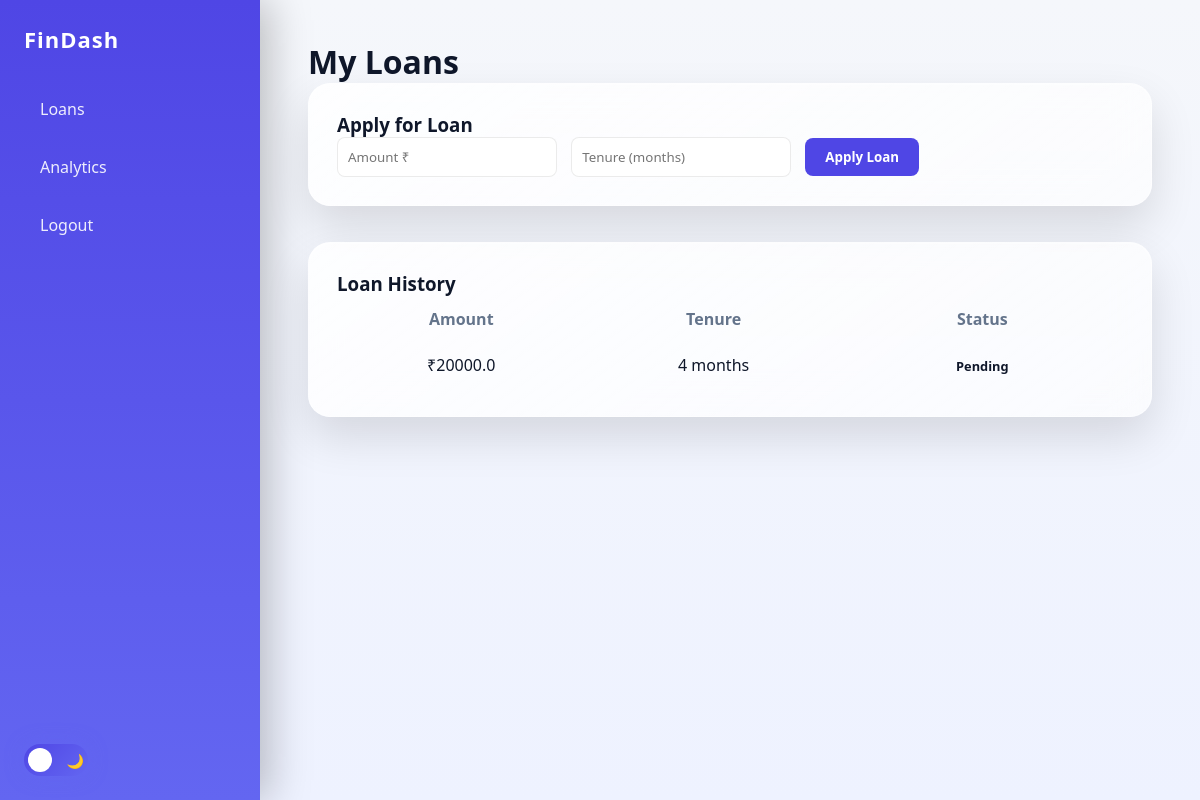
Page /user/dashboard (signed in) on the earlier database version.
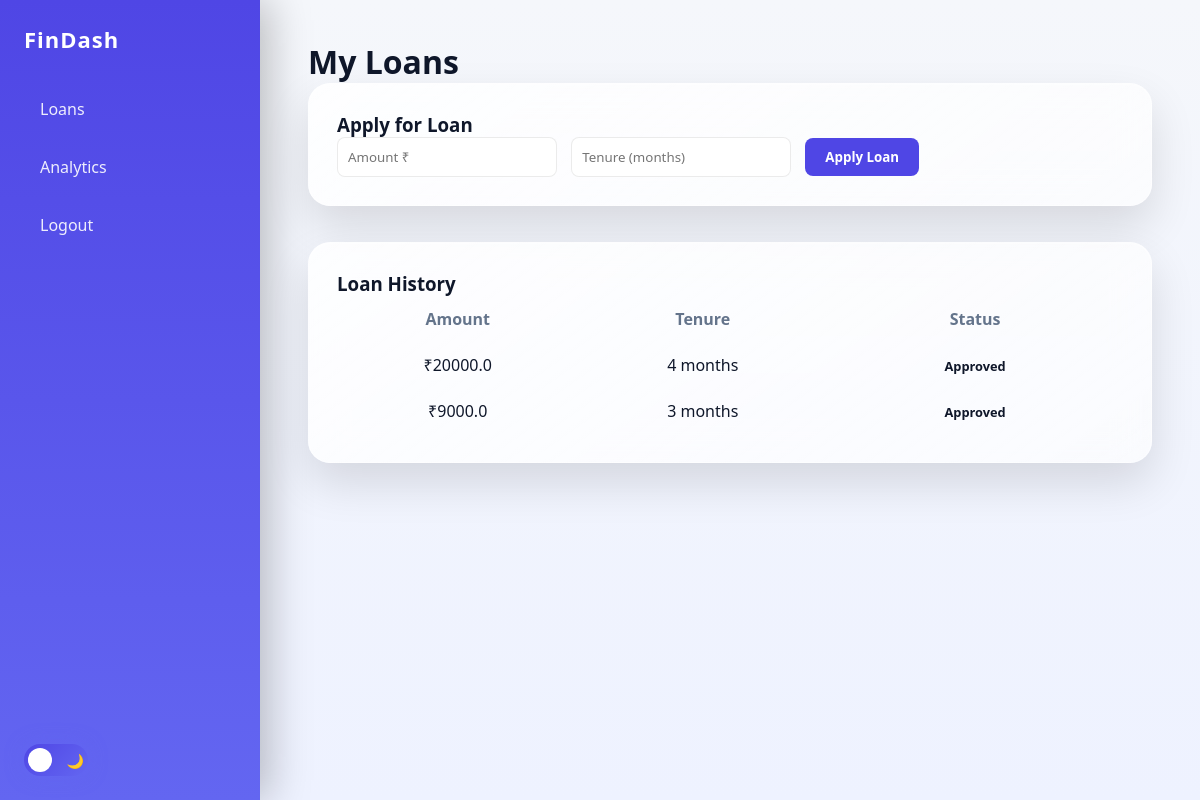
Same page on the later database version.
### models/loan.py (models this page shows)
class Loan(db.Model):
    id = db.Column(db.Integer, primary_key=True)
    user_id = db.Column(db.Integer, nullable=False)
    borrower = db.Column(db.String(100))
    amount = db.Column(db.Float)
    tenure = db.Column(db.Integer)
    status = db.Column(db.String(20), default="Pending")
    created_at = db.Column(db.DateTime, default=datetime.utcnow)

### routes/user.py (the view)
@user_bp.route("/dashboard")
@login_required
def dashboard():
    loans = Loan.query.filter_by(user_id=current_user.id).all()
    return render_template("user/dashboard.html", loans=loans)

### templates/user/dashboard.html (shortened to what this page needs)
{% extends "base_dashboard.html" %}
{% block content %}
<h1>My Loans</h1>
<div class="card">
    <h3>Apply for Loan</h3>
    <form method="post" action="/user/apply" class="loan-form">
        <input type="number" name="amount" placeholder="Amount ₹" required>
        <input type="number" name="tenure" placeholder="Tenure (months)" required>
        <button type="submit">Apply Loan</button>
    </form>
</div>
<div class="card">
    <h3>Loan History</h3>
    {% if loans and loans|length > 0 %}
    <table>
        <thead>
            <tr>
                <th>Amount</th>
                <th>Tenure</th>
                <th>Status</th>
            </tr>
        </thead>
        <tbody>
            {% for loan in loans %}
            <tr id="loan-{{ loan.id }}">
                <td>₹{{ loan.amount }}</td>
                <td>{{ loan.tenure }} months</td>
                <td>
                    <span class="status {{ loan.status }}">
                        {{ loan.status }}
                    </span>
                </td>
            </tr>
            {% endfor %}
        </tbody>
    </table>
    {% else %}
        <p style="color: var(--text-muted);">
            No loan history found.
        </p>
    {% endif %}
</div>
{% endblock %}

Differences in the rows shown:
changed Loan (number 1 of 2 on the later page): status "Pending" → "Approved"
added Loan: amount "9000.0", tenure "3", status "Approved"
